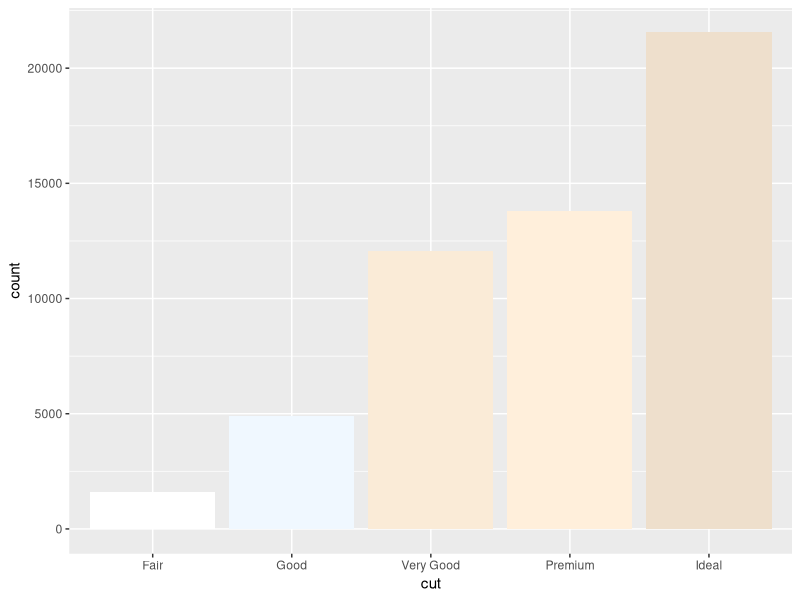
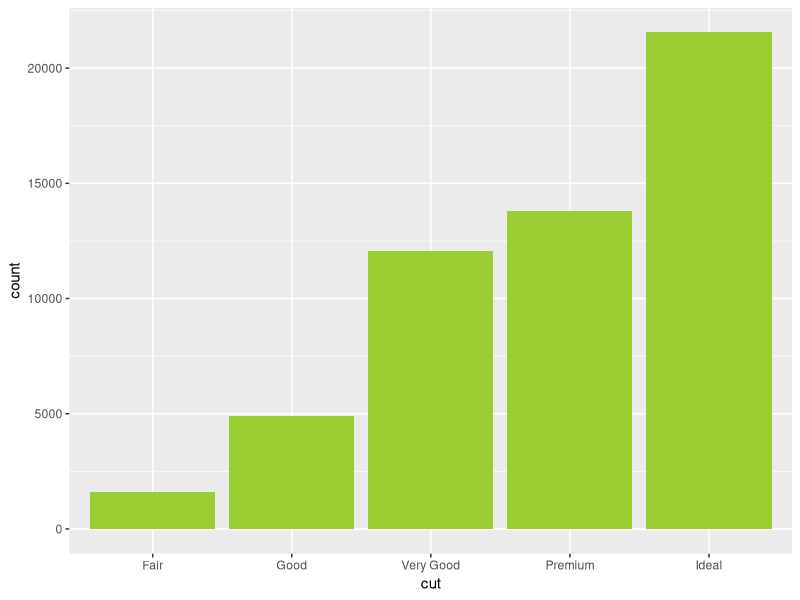
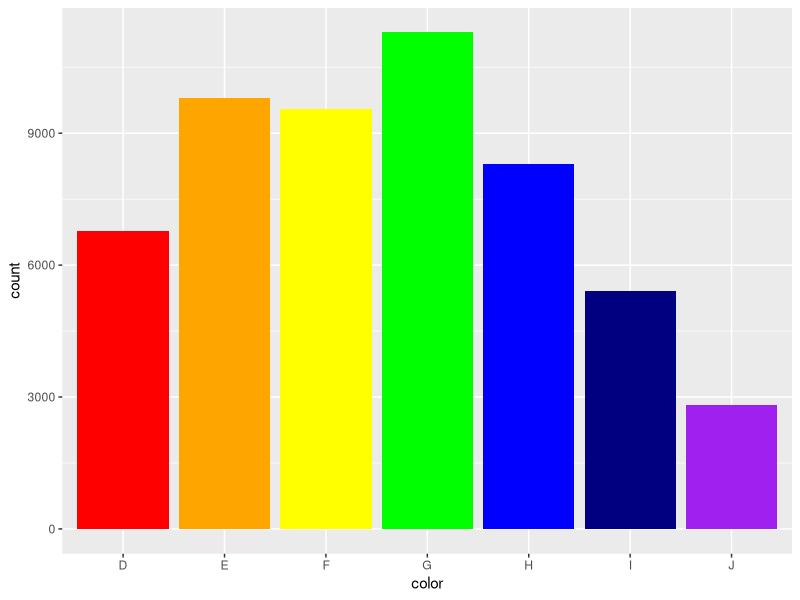
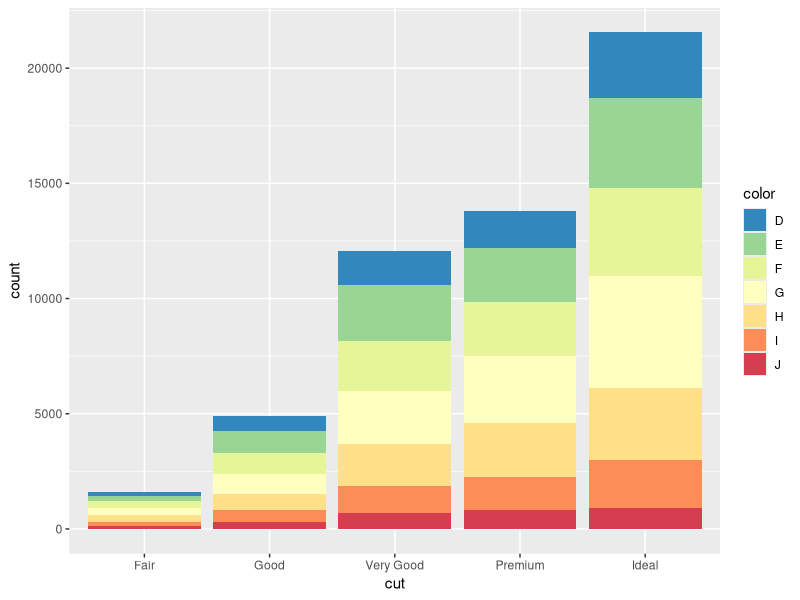
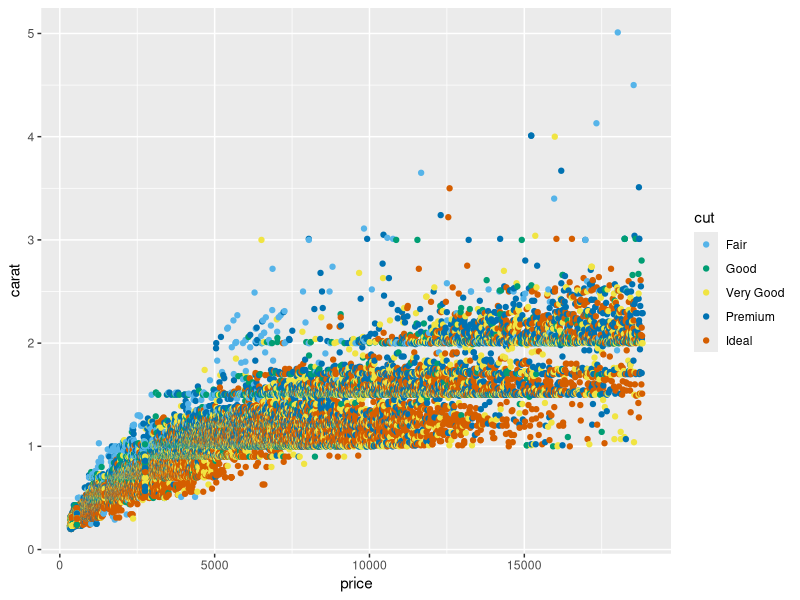

The R script that drew these images, in order:
## ---- chunk 1
colors()
## ---- chunk 2
library(ggplot2)
ggplot(diamonds,
       aes(x=cut))+
  geom_bar(fill=colors()[1:5])
## ---- chunk 3
colors()[1:5]
## ---- chunk 4
library(ggplot2)
ggplot(diamonds,
       aes(x=cut))+
  geom_bar(fill=colors()[657])
## ---- chunk 5
ggplot(diamonds, aes(x=color)) +
  geom_bar(fill=c('red','orange','yellow','green','blue','navy', 'purple'))
## ---- chunk 6
# 패키지 설치
install.packages('RColorBrewer')

# 패키지 불러오기
library(RColorBrewer)
## ---- chunk 7
ggplot(diamonds, aes(x=cut, fill=color)) +
  geom_bar() + 
  scale_fill_brewer(palette = 'Spectral',direction = -1)
## ---- chunk 8
library(ggthemes)
library(ggsci)
## ---- chunk 9
ggplot(diamonds, aes(x=price, y=carat, color=cut)) +
  geom_point() + 
  ggthemes::scale_color_pander()
